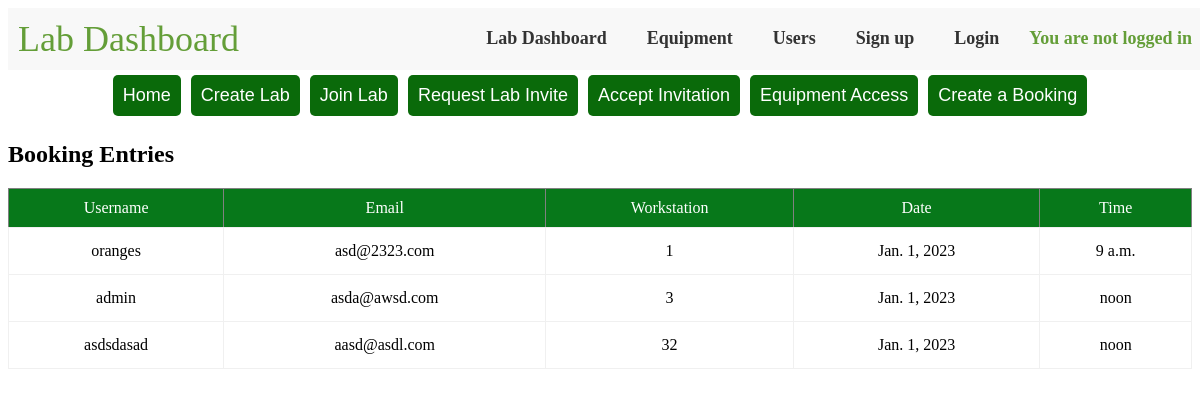
Screenshot of /bookingapp/display-bookings/ with the database file from the repository.
### bookingapp/models.py (models this page shows, shortened)
class Booking(models.Model):
    user = models.CharField(max_length=100)  # Assuming the maximum length for a username is 100 characters
    workstation = models.ForeignKey(Workstation, on_delete=models.CASCADE)
    number = models.PositiveIntegerField(unique=False, choices=[(i, i) for i in range(1, 33)])
    date = models.DateField()
    time = models.TimeField()
    email = models.EmailField(default='')  # Provide a default value

### bookingapp/views.py (the view)
# urls.py: path('display-bookings/', views.display_bookings, name='display_bookings'),
def display_bookings(request):
    bookings = Booking.objects.all()
    return render(request, 'bookingapp/display_bookings.html', {'bookings': bookings})

### bookingapp/templates/bookingapp/display_bookings.html (shortened to what this page needs)
<!DOCTYPE html>
<html lang="en">
<head>
</head>
<body>
    {% include 'bookingapp/topnavbar.html' %}
    <h2>Booking Entries</h2>
    <table border="1">
        <thead>
            <tr>
                <th>Username</th>
                <th>Email</th>
                <th>Workstation</th>
                <th>Date</th>
                <th>Time</th>
            </tr>
        </thead>
        <tbody>
            {% for booking in bookings %}
            <tr>
                <td>{{ booking.user }}</td>
                <td>{{ booking.email }}</td>
                <td>{{ booking.number }}</td>
                <td>{{ booking.date }}</td>
                <td>{{ booking.time }}</td>
            </tr>
            {% endfor %}
        </tbody>
    </table>
</body>
</html>

### bookingapp/static/bookingapp/css/style.css (style rules this page uses)
table { width: 100%; border-collapse: collapse; }
thead th { padding: 10px; background-color: #07781a; color: #ffffff; font-weight: 400; }
tbody td { padding: 14px 10px; text-align: center; border: 1px solid #f0f0f0; transition: background-color 0.2s, color 0.2s; }

### rows the page displays
Booking: user "oranges", email "asd@2323.com", number "1", date "Jan. 1, 2023", time "9 a.m."
Booking: user "admin", email "asda@awsd.com", number "3", date "Jan. 1, 2023", time "noon"
Booking: user "asdsdasad", email "aasd@asdl.com", number "32", date "Jan. 1, 2023", time "noon"
